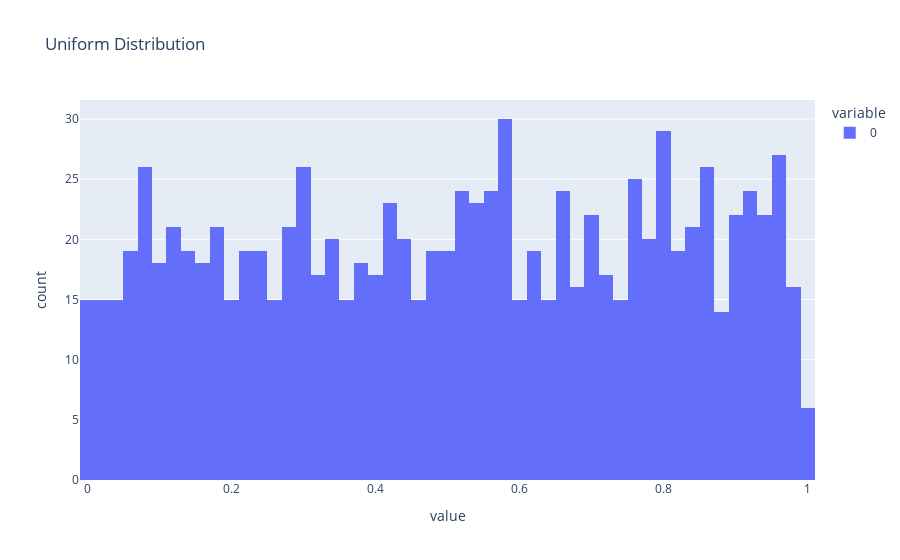

Notebook code cell kept with this figure:
### Markdown cell above
> What is it?

Analogy: Think of a raffle where each number has an equal chance of being drawn.

Shape: Flat distribution where all outcomes are equally likely within a range.

> Use Cases:

* Random selection of products for testing.
* Assigning equal probabilities to promotional offers.
* When each size of a garment has an equal chance of being picked randomly.

### Code cell
data_2 = np.random.uniform(low=0, high=1, size=1000)
fig = px.histogram(data_2, nbins=50, title="Uniform Distribution")
fig.show()

### Figure 1 — Plotly figure (JSON) as saved in the notebook; plotly's stock layout.template omitted (floating-point values rounded to 4 significant figures; data arrays with more than 128 entries replaced by an {"elided": "..."} marker saying what was removed)
{"data": [{"alignmentgroup": "True", "bingroup": "x", "hovertemplate": "variable=0<br>value=%{x}<br>count=%{y}<extra></extra>", "legendgroup": "0", "marker": {"color": "#636efa", "pattern": {"shape": ""}}, "name": "0", "nbinsx": 50, "offsetgroup": "0", "orientation": "v", "showlegend": true, "type": "histogram", "x": {"elided": "1000 float values"}, "xaxis": "x", "yaxis": "y"}], "layout": {"barmode": "relative", "legend": {"title": {"text": "variable"}, "tracegroupgap": 0}, "title": {"text": "Uniform Distribution"}, "xaxis": {"anchor": "y", "domain": [0, 1], "title": {"text": "value"}}, "yaxis": {"anchor": "x", "domain": [0, 1], "title": {"text": "count"}}}}
